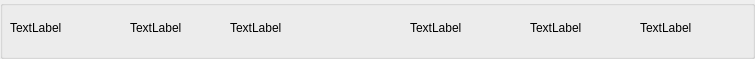
<?xml version="1.0" encoding="UTF-8"?>
<ui version="4.0">
 <class>ActivListItem</class>
 <widget class="QGroupBox" name="ActivListItem">
  <property name="geometry">
   <rect>
    <x>0</x>
    <y>0</y>
    <width>755</width>
    <height>59</height>
   </rect>
  </property>
  <property name="windowTitle">
   <string>GroupBox</string>
  </property>
  <widget class="QLabel" name="name">
   <property name="geometry">
    <rect>
     <x>10</x>
     <y>20</y>
     <width>101</width>
     <height>16</height>
    </rect>
   </property>
   <property name="text">
    <string>TextLabel</string>
   </property>
  </widget>
  <widget class="QLabel" name="repeatType">
   <property name="geometry">
    <rect>
     <x>530</x>
     <y>20</y>
     <width>81</width>
     <height>16</height>
    </rect>
   </property>
   <property name="text">
    <string>TextLabel</string>
   </property>
  </widget>
  <widget class="QLabel" name="tag">
   <property name="geometry">
    <rect>
     <x>130</x>
     <y>20</y>
     <width>61</width>
     <height>16</height>
    </rect>
   </property>
   <property name="text">
    <string>TextLabel</string>
   </property>
  </widget>
  <widget class="QLabel" name="time">
   <property name="geometry">
    <rect>
     <x>230</x>
     <y>20</y>
     <width>151</width>
     <height>16</height>
    </rect>
   </property>
   <property name="text">
    <string>TextLabel</string>
   </property>
  </widget>
  <widget class="QLabel" name="duration">
   <property name="geometry">
    <rect>
     <x>410</x>
     <y>20</y>
     <width>71</width>
     <height>16</height>
    </rect>
   </property>
   <property name="text">
    <string>TextLabel</string>
   </property>
  </widget>
  <widget class="QLabel" name="location">
   <property name="geometry">
    <rect>
     <x>640</x>
     <y>20</y>
     <width>81</width>
     <height>16</height>
    </rect>
   </property>
   <property name="text">
    <string>TextLabel</string>
   </property>
  </widget>
 </widget>
 <resources/>
 <connections/>
</ui>
